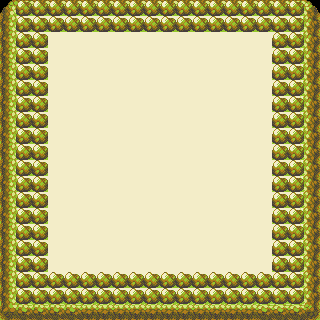

This is a level from a 2D game, rendered from its Tiled map with the project's own tilesets. A one-line summary and the complete map file follow:
An orthogonal 20x20 tile map with 16x16 px tiles, 2 tile layers (Floor, Obstacles) and 19 objects (11x brownSlime).

<map version="1.10" tiledversion="1.11.0" orientation="orthogonal" renderorder="right-down" width="20" height="20" tilewidth="16" tileheight="16" infinite="0" nextlayerid="7" nextobjectid="97">
 <editorsettings>
  <export target="floor1_8.lua" format="lua" />
 </editorsettings>
 <tileset firstgid="1" name="AdventureBegins_Demo" tilewidth="16" tileheight="16" tilecount="589" columns="19">
  <image source="AdventureBegins_Demo.png" width="304" height="496" />
 </tileset>
 <layer id="1" name="Floor" width="20" height="20" locked="1">
  <data encoding="csv">
153,154,155,155,155,155,155,155,155,155,155,155,155,155,155,155,155,155,156,157,
172,173,174,174,174,174,174,174,174,174,174,174,174,174,174,174,174,174,175,176,
172,173,174,174,174,174,174,174,174,174,174,174,174,174,174,174,174,174,175,176,
172,173,174,174,174,174,174,174,174,174,174,174,174,174,174,174,174,174,175,176,
172,173,174,174,174,174,174,174,174,174,174,174,174,174,174,174,174,174,175,176,
172,173,174,174,174,174,174,174,174,174,174,174,174,174,174,174,174,174,175,176,
172,173,174,174,174,174,174,174,174,174,174,174,174,174,174,174,174,174,175,176,
172,173,174,174,174,174,174,174,174,174,174,174,174,174,174,174,174,174,175,176,
172,173,174,174,174,174,174,174,174,174,174,174,174,174,174,174,174,174,175,176,
172,173,174,174,174,174,174,174,174,174,174,174,174,174,174,174,174,174,175,195,
172,173,174,174,174,174,174,174,174,174,174,174,174,174,174,174,174,174,175,195,
172,173,174,174,174,174,174,174,174,174,174,174,174,174,174,174,174,174,175,195,
172,173,174,174,174,174,174,174,174,174,174,174,174,174,174,174,174,174,175,195,
172,173,174,174,174,174,174,174,174,174,174,174,174,174,174,174,174,174,175,195,
172,173,174,174,174,174,174,174,174,174,174,174,174,174,174,174,174,174,175,195,
172,173,174,174,174,174,174,174,174,174,174,174,174,174,174,174,174,174,175,195,
172,173,174,174,174,174,174,174,174,174,174,174,174,174,174,174,174,174,175,195,
172,173,174,174,174,174,174,174,174,174,174,174,174,174,174,174,174,174,175,195,
172,192,193,193,193,193,193,193,193,193,193,193,193,193,193,193,193,193,194,195,
210,211,211,211,211,212,212,212,212,212,212,212,212,212,212,212,213,213,213,214
</data>
 </layer>
 <layer id="4" name="Obstacles" width="20" height="20">
  <data encoding="csv">
0,231,231,231,231,231,231,231,231,231,231,231,231,231,231,231,231,231,231,0,
0,231,231,231,231,231,231,231,231,231,231,231,231,231,231,231,231,231,231,0,
0,231,231,0,0,0,0,0,0,0,0,0,0,0,0,0,0,231,231,0,
0,231,231,0,0,0,0,0,0,0,0,0,0,0,0,0,0,231,231,0,
0,231,231,0,0,0,0,0,0,0,0,0,0,0,0,0,0,231,231,0,
0,231,231,0,0,0,0,0,0,0,0,0,0,0,0,0,0,231,231,0,
0,231,231,0,0,0,0,0,0,0,0,0,0,0,0,0,0,231,231,0,
0,231,231,0,0,0,0,0,0,0,0,0,0,0,0,0,0,231,231,0,
0,231,231,0,0,0,0,0,0,0,0,0,0,0,0,0,0,231,231,0,
0,231,231,0,0,0,0,0,0,0,0,0,0,0,0,0,0,231,231,0,
0,231,231,0,0,0,0,0,0,0,0,0,0,0,0,0,0,231,231,0,
0,231,231,0,0,0,0,0,0,0,0,0,0,0,0,0,0,231,231,0,
0,231,231,0,0,0,0,0,0,0,0,0,0,0,0,0,0,231,231,0,
0,231,231,0,0,0,0,0,0,0,0,0,0,0,0,0,0,231,231,0,
0,231,231,0,0,0,0,0,0,0,0,0,0,0,0,0,0,231,231,0,
0,231,231,0,0,0,0,0,0,0,0,0,0,0,0,0,0,231,231,0,
0,231,231,0,0,0,0,0,0,0,0,0,0,0,0,0,0,231,231,0,
0,231,231,231,231,231,231,231,231,231,231,231,231,231,231,231,231,231,231,0,
0,231,231,231,231,231,231,231,231,231,231,231,231,231,231,231,231,231,231,0,
0,0,0,0,0,0,0,0,0,0,0,0,0,0,0,0,0,0,0,0
</data>
 </layer>
 <objectgroup id="5" name="Walls">
  <object id="23" x="0" y="0" width="16" height="320" />
  <object id="25" x="304" y="0" width="16" height="320" />
  <object id="28" x="16" y="304" width="288" height="16" />
  <object id="31" x="16" y="0" width="288" height="8" />
  <object id="82" x="32" y="16" width="16" height="272" />
  <object id="83" x="272" y="16" width="16" height="272" />
  <object id="84" x="48" y="16" width="224" height="16" />
  <object id="85" x="48" y="272" width="224" height="16" />
 </objectgroup>
 <objectgroup id="6" name="Enemies">
  <object id="86" name="brownSlime" x="160" y="112">
   <point />
  </object>
  <object id="87" name="brownSlime" x="112" y="128">
   <point />
  </object>
  <object id="88" name="brownSlime" x="208" y="128">
   <point />
  </object>
  <object id="89" name="brownSlime" x="160" y="208">
   <point />
  </object>
  <object id="90" name="brownSlime" x="112" y="192">
   <point />
  </object>
  <object id="91" name="brownSlime" x="208" y="192">
   <point />
  </object>
  <object id="92" name="brownSlime" x="64" y="160">
   <point />
  </object>
  <object id="93" name="brownSlime" x="256" y="160">
   <point />
  </object>
  <object id="94" name="brownSlime" x="240" y="64">
   <point />
  </object>
  <object id="95" name="brownSlime" x="80" y="240">
   <point />
  </object>
  <object id="96" name="brownSlime" x="240" y="240">
   <point />
  </object>
 </objectgroup>
</map>
